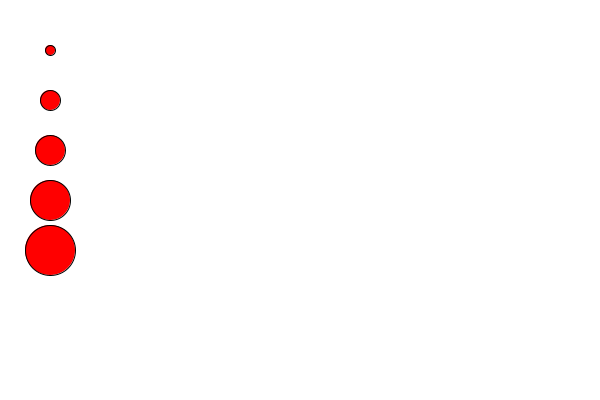
Frame 1 (no input)
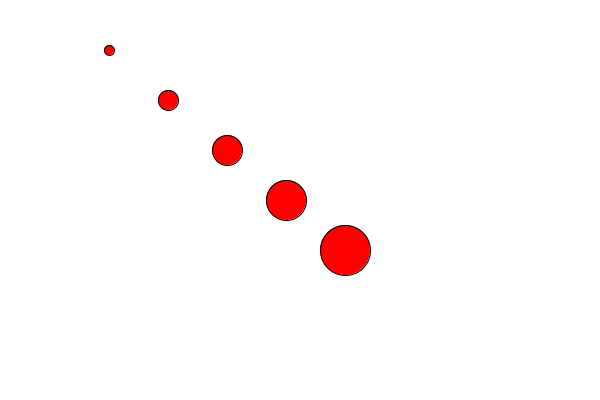
Frame 60 (the mouse pressed at the canvas centre just before this capture)
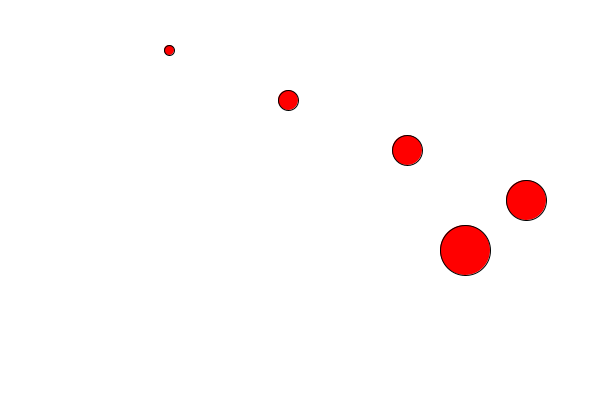
Frame 120 (the mouse held since frame 60 and released just before this capture)

The Processing sketch that drew these frames (run headless with seeded random() and noise(); from frame 60 on, the mouse is pressed at the canvas centre):

// Processing sketch: ex09_01
// ── ex09_01.pde
int ballNum = 5;
float[] x, y, vx, vy, d;

void setup(){
	size(600, 400);
	fill(255, 0, 0);
	x = new float[ballNum]; // memory allocation
	y = new float[ballNum];
  vx = new float[ballNum];
	vy = new float[ballNum];
  d = new float[ballNum];
	for(int i = 0; i < ballNum; i++){
		x[i] = 50;
		y[i] = (i+1)*50;
    vx[i] = i+1;
		vy[i] = 0;
    d[i] = 10+10*i;
	}
}

void draw() {
  background(255);
  for (int i = 0; i < ballNum; ++i) {
    ellipse(x[i],y[i],d[i],d[i]);
    x[i]=x[i]+vx[i];
    y[i]=y[i]+vy[i];
    if(x[i] < d[i] || x[i] > width - d[i] ){
      vx[i] =- vx[i];
    }
    if(y[i] < d[i] || y[i] > height - d[i]){
      vy[i] =- vy[i];
    }
  }
}
